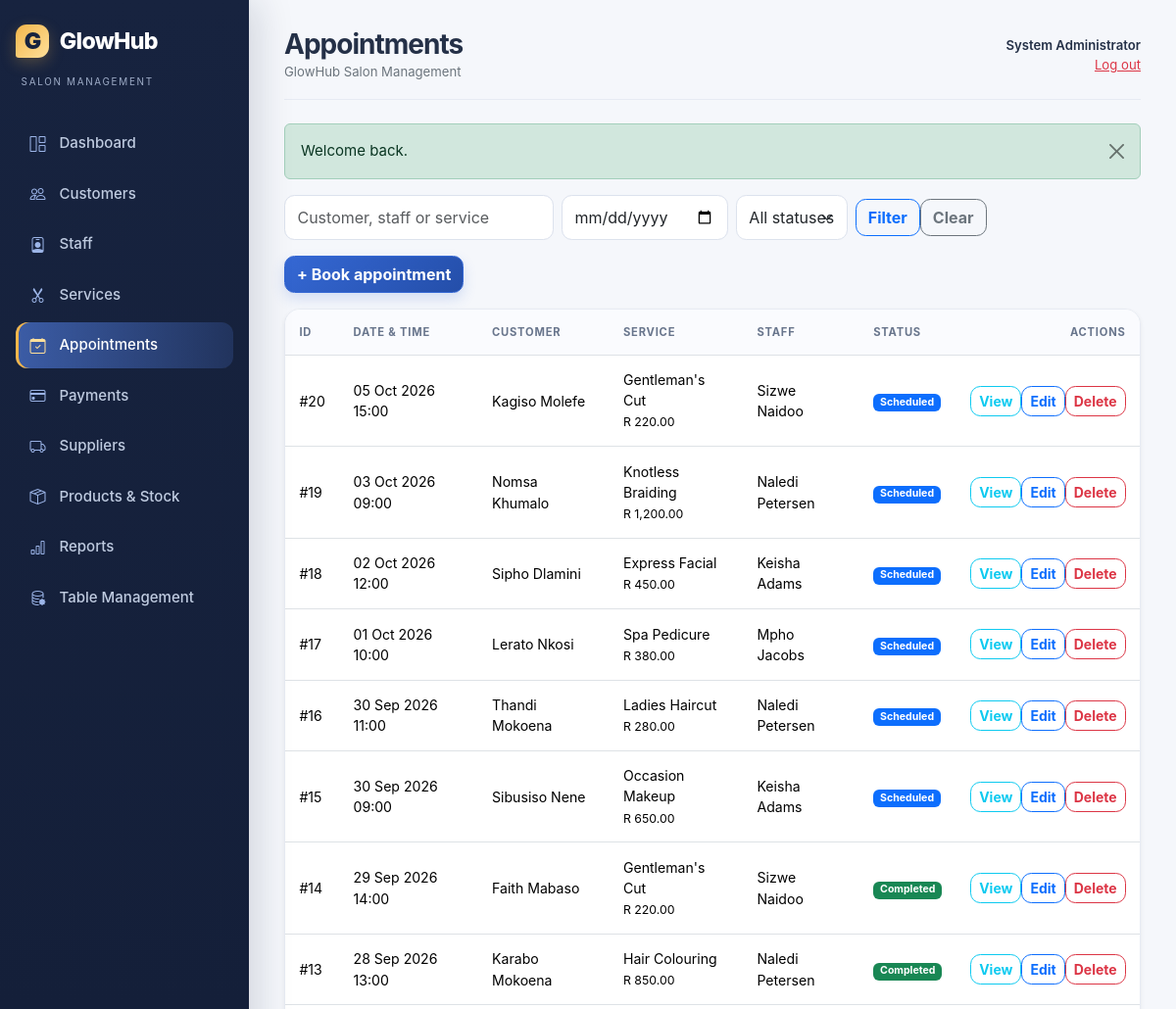
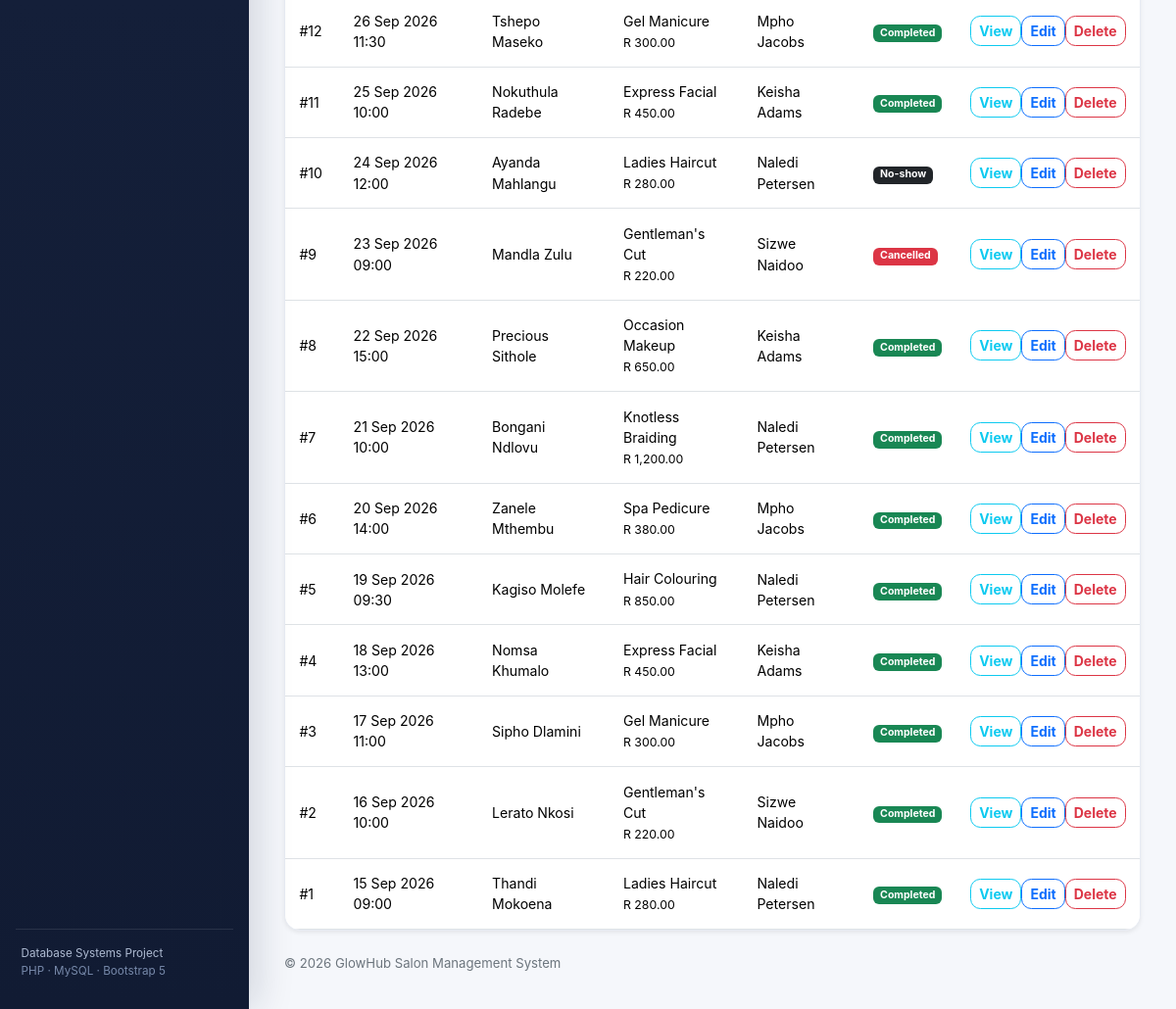
The page /appointments/index.php (signed in) on the database its author committed (2 pictures, top to bottom).
### tables this page shows
CREATE TABLE appointments (
    appointment_id INT UNSIGNED AUTO_INCREMENT PRIMARY KEY,
    customer_id INT UNSIGNED NOT NULL,
    staff_id INT UNSIGNED NOT NULL,
    service_id INT UNSIGNED NOT NULL,
    appointment_date DATE NOT NULL,
    appointment_time TIME NOT NULL,
    status ENUM('Scheduled', 'Completed', 'Cancelled', 'No-show') NOT NULL DEFAULT 'Scheduled',
    notes VARCHAR(500) NULL,
    service_price DECIMAL(10,2) NOT NULL,
    created_at TIMESTAMP NOT NULL DEFAULT CURRENT_TIMESTAMP,
    INDEX idx_appointments_schedule (staff_id, appointment_date, appointment_time),
    INDEX idx_appointments_customer (customer_id),
    INDEX idx_appointments_status_date (status, appointment_date),
    CONSTRAINT fk_appointments_customer
        FOREIGN KEY (customer_id) REFERENCES customers(customer_id)
        ON UPDATE CASCADE ON DELETE RESTRICT,
    CONSTRAINT fk_appointments_staff
        FOREIGN KEY (staff_id) REFERENCES staff(staff_id)
        ON UPDATE CASCADE ON DELETE RESTRICT,
    CONSTRAINT fk_appointments_service
        FOREIGN KEY (service_id) REFERENCES services(service_id)
        ON UPDATE CASCADE ON DELETE RESTRICT,
    CONSTRAINT chk_appointment_price CHECK (service_price >= 0)
);

CREATE TABLE services (
    service_id INT UNSIGNED AUTO_INCREMENT PRIMARY KEY,
    service_name VARCHAR(100) NOT NULL UNIQUE,
    description VARCHAR(500) NULL,
    duration_minutes SMALLINT UNSIGNED NOT NULL,
    price DECIMAL(10,2) NOT NULL,
    status ENUM('Active', 'Inactive') NOT NULL DEFAULT 'Active',
    created_at TIMESTAMP NOT NULL DEFAULT CURRENT_TIMESTAMP,
    CONSTRAINT chk_service_duration CHECK (duration_minutes BETWEEN 5 AND 600),
    CONSTRAINT chk_service_price CHECK (price >= 0)
);

### appointments/index.php (called while the page is built, shortened)
<?php
require_once __DIR__ . '/../includes/appointment_module.php';

### config/database.php (called while the page is built, shortened)
<?php
function db(): PDO
{
    static $pdo = null;
    if ($pdo instanceof PDO) {
        return $pdo;
    }
    $dsn = 'mysql:host=' . DB_HOST . ';dbname=' . DB_NAME . ';charset=utf8mb4';
    try {
        $pdo = new PDO($dsn, DB_USER, DB_PASS, [
            PDO::ATTR_ERRMODE => PDO::ERRMODE_EXCEPTION,
            PDO::ATTR_DEFAULT_FETCH_MODE => PDO::FETCH_ASSOC,
            PDO::ATTR_EMULATE_PREPARES => false,
        ]);
    } catch (PDOException $exception) {
        http_response_code(503);
        exit('Database connection is unavailable. Please start MySQL and import database/salon_management.sql.');
    }
    return $pdo;
}

### includes/appointment_module.php (the view, shortened to what this page needs)
    <?php require __DIR__ . '/footer.php'; exit;
$search = trim((string) ($_GET['q'] ?? '')); $statusFilter = trim((string) ($_GET['status'] ?? '')); $dateFilter = trim((string) ($_GET['date'] ?? ''));
$sql = "SELECT a.*, CONCAT(c.first_name, ' ', c.last_name) customer_name, s.service_name, CONCAT(st.first_name, ' ', st.last_name) staff_name FROM appointments a JOIN customers c ON c.customer_id=a.customer_id JOIN services s ON s.service_id=a.service_id JOIN staff st ON st.staff_id=a.staff_id";
$where=[]; $params=[];
if ($where) $sql.=' WHERE '.implode(' AND ', $where); $sql.=' ORDER BY a.appointment_date DESC, a.appointment_time DESC'; $rows=all_rows($sql,$params);
$page_title='Appointments'; require __DIR__ . '/header.php';
?>
<div class="d-flex flex-wrap justify-content-between align-items-center gap-3 mb-3"><form method="get" class="row g-2 align-items-center"><div class="col-auto"><input class="form-control" name="q" value="<?= e($search) ?>" placeholder="Customer, staff or service"></div><div class="col-auto"><input class="form-control" type="date" name="date" value="<?= e($dateFilter) ?>"></div><div class="col-auto"><select class="form-select" name="status"><option value="">All statuses</option><?php foreach(['Scheduled','Completed','Cancelled','No-show'] as $status): ?><option <?= $statusFilter===$status?'selected':'' ?>><?= e($status) ?></option><?php endforeach; ?></select></div><div class="col-auto"><button class="btn btn-outline-primary">Filter</button><a class="btn btn-outline-secondary" href="<?= e(app_url('appointments/index.php')) ?>">Clear</a></div></form><a class="btn btn-primary" href="<?= e(app_url('appointments/add.php')) ?>">+ Book appointment</a></div>
<div class="card shadow-sm table-card"><div class="table-responsive"><table class="table table-hover align-middle mb-0"><thead><tr><th>ID</th><th>Date & time</th><th>Customer</th><th>Service</th><th>Staff</th><th>Status</th><th class="text-end">Actions</th></tr></thead><tbody><?php if(!$rows): ?><tr><td colspan="7" class="text-center py-4 text-secondary">No appointments found.</td></tr><?php endif; ?><?php foreach($rows as $row): ?><tr><td>#<?= (int)$row['appointment_id'] ?></td><td><?= e(date('d M Y H:i',strtotime($row['appointment_date'].' '.$row['appointment_time']))) ?></td><td><?= e($row['customer_name']) ?></td><td><?= e($row['service_name']) ?><br><small><?= money($row['service_price']) ?></small></td><td><?= e($row['staff_name']) ?></td><td><?= status_badge($row['status']) ?></td><td class="text-end text-nowrap"><a class="btn btn-sm btn-outline-info" href="<?= e(app_url('appointments/view.php?id='.$row['appointment_id'])) ?>">View</a><a class="btn btn-sm btn-outline-primary" href="<?= e(app_url('appointments/edit.php?id='.$row['appointment_id'])) ?>">Edit</a><form class="d-inline" method="post" action="<?= e(app_url('appointments/delete.php')) ?>"><input type="hidden" name="appointment_id" value="<?= (int)$row['appointment_id'] ?>"><?= csrf_input() ?><button class="btn btn-sm btn-outline-danger" data-confirm="Delete this appointment? Linked payment records will also be removed.">Delete</button></form></td></tr><?php endforeach; ?></tbody></table></div></div>
<?php require __DIR__ . '/footer.php';

### includes/functions.php (shortened to what this page needs)
<?php
require_once __DIR__ . '/../config/database.php';
function app_url(string $path = ''): string
{
    return rtrim(APP_BASE_URL, '/') . ($path === '' ? '/' : '/' . ltrim($path, '/'));
}
function e(mixed $value): string
{
    return htmlspecialchars((string) $value, ENT_QUOTES, 'UTF-8');
}
function display_flashes(): void
{
    foreach ($_SESSION['flash'] as $flash) {
        $type = in_array($flash['type'], ['success', 'danger', 'warning', 'info'], true) ? $flash['type'] : 'info';
        echo '<div class="alert alert-' . e($type) . ' alert-dismissible fade show" role="alert">'
            . e($flash['message'])
            . '<button type="button" class="btn-close" data-bs-dismiss="alert" aria-label="Close"></button></div>';
    }
}
function money(float|string|int|null $amount): string
{
    return 'R ' . number_format((float) $amount, 2);
}
function all_rows(string $sql, array $params = []): array
{
    $statement = db()->prepare($sql);
    $statement->execute($params);
    return $statement->fetchAll();
}
function status_badge(string $status): string
{
    $classes = [
        'Scheduled' => 'primary', 'Completed' => 'success', 'Cancelled' => 'danger',
        'No-show' => 'dark', 'Paid' => 'success', 'Partially Paid' => 'warning',
        'Unpaid' => 'danger', 'Available' => 'success', 'Unavailable' => 'warning',
        'Inactive' => 'secondary', 'Active' => 'success',
    ];
    return '<span class="badge text-bg-' . ($classes[$status] ?? 'secondary') . '">' . e($status) . '</span>';
}

### assets/css/style.css (style rules this page uses)
:root { --ink: #243047; --navy: #17233f; --navy-2: #243862; --blue: #3568d4; --blue-dark: #244ea9; --sky: #66c9d8; --gold: #f3b64b; --rose: #df7894; --cream: #f5f7fb; --muted: #748097; --line: #e7ebf3; --shadow: 0 16px 40px rgba(31, 48, 85, .08); }
* { box-sizing: border-box; }
body { background: var(--cream); color: var(--ink); font-size: .94rem; font-family: Inter, ui-sans-serif, system-ui, -apple-system, BlinkMacSystemFont, "Segoe UI", sans-serif; }
a { color: var(--blue); }
.card { border: 1px solid var(--line); border-radius: 1rem; box-shadow: var(--shadow); overflow: hidden; }
.table-card .table { font-size: .88rem; }
.table-card .table thead th { background: #fafbfe; color: #68758c; font-size: .7rem; text-transform: uppercase; letter-spacing: .07em; border-bottom-width: 1px; white-space: nowrap; }
.table > :not(caption) > * > * { padding: .9rem; }
.form-control, .form-select { border-color: #dce2ed; border-radius: .65rem; padding: .65rem .78rem; }
.btn { border-radius: .65rem; font-weight: 650; }
.btn-primary { background: linear-gradient(135deg, var(--blue), var(--blue-dark)); border-color: var(--blue); box-shadow: 0 6px 14px rgba(53,104,212,.18); }

### rows shown on the page
appointments: appointment_id "20", appointment_date+appointment_time "05 Oct 2026 15:00", customer_name "Kagiso Molefe", service.service_name "Gentleman's Cut", service_price "R 220.00", staff_name "Sizwe Naidoo", status "Scheduled"
appointments: appointment_id "19", appointment_date+appointment_time "03 Oct 2026 09:00", customer_name "Nomsa Khumalo", service.service_name "Knotless Braiding", service_price "R 1,200.00", staff_name "Naledi Petersen", status "Scheduled"
appointments: appointment_id "18", appointment_date+appointment_time "02 Oct 2026 12:00", customer_name "Sipho Dlamini", service.service_name "Express Facial", service_price "R 450.00", staff_name "Keisha Adams", status "Scheduled"
appointments: appointment_id "17", appointment_date+appointment_time "01 Oct 2026 10:00", customer_name "Lerato Nkosi", service.service_name "Spa Pedicure", service_price "R 380.00", staff_name "Mpho Jacobs", status "Scheduled"
appointments: appointment_id "16", appointment_date+appointment_time "30 Sep 2026 11:00", customer_name "Thandi Mokoena", service.service_name "Ladies Haircut", service_price "R 280.00", staff_name "Naledi Petersen", status "Scheduled"
appointments: appointment_id "15", appointment_date+appointment_time "30 Sep 2026 09:00", customer_name "Sibusiso Nene", service.service_name "Occasion Makeup", service_price "R 650.00", staff_name "Keisha Adams", status "Scheduled"
appointments: appointment_id "14", appointment_date+appointment_time "29 Sep 2026 14:00", customer_name "Faith Mabaso", service.service_name "Gentleman's Cut", service_price "R 220.00", staff_name "Sizwe Naidoo", status "Completed"
appointments: appointment_id "13", appointment_date+appointment_time "28 Sep 2026 13:00", customer_name "Karabo Mokoena", service.service_name "Hair Colouring", service_price "R 850.00", staff_name "Naledi Petersen", status "Completed"
appointments: appointment_id "12", appointment_date+appointment_time "26 Sep 2026 11:30", customer_name "Tshepo Maseko", service.service_name "Gel Manicure", service_price "R 300.00", staff_name "Mpho Jacobs", status "Completed"
appointments: appointment_id "11", appointment_date+appointment_time "25 Sep 2026 10:00", customer_name "Nokuthula Radebe", service.service_name "Express Facial", service_price "R 450.00", staff_name "Keisha Adams", status "Completed"
appointments: appointment_id "10", appointment_date+appointment_time "24 Sep 2026 12:00", customer_name "Ayanda Mahlangu", service.service_name "Ladies Haircut", service_price "R 280.00", staff_name "Naledi Petersen", status "No-show"
appointments: appointment_id "9", appointment_date+appointment_time "23 Sep 2026 09:00", customer_name "Mandla Zulu", service.service_name "Gentleman's Cut", service_price "R 220.00", staff_name "Sizwe Naidoo", status "Cancelled"
appointments: appointment_id "8", appointment_date+appointment_time "22 Sep 2026 15:00", customer_name "Precious Sithole", service.service_name "Occasion Makeup", service_price "R 650.00", staff_name "Keisha Adams", status "Completed"
appointments: appointment_id "7", appointment_date+appointment_time "21 Sep 2026 10:00", customer_name "Bongani Ndlovu", service.service_name "Knotless Braiding", service_price "R 1,200.00", staff_name "Naledi Petersen", status "Completed"
appointments: appointment_id "6", appointment_date+appointment_time "20 Sep 2026 14:00", customer_name "Zanele Mthembu", service.service_name "Spa Pedicure", service_price "R 380.00", staff_name "Mpho Jacobs", status "Completed"
appointments: appointment_id "5", appointment_date+appointment_time "19 Sep 2026 09:30", customer_name "Kagiso Molefe", service.service_name "Hair Colouring", service_price "R 850.00", staff_name "Naledi Petersen", status "Completed"
appointments: appointment_id "4", appointment_date+appointment_time "18 Sep 2026 13:00", customer_name "Nomsa Khumalo", service.service_name "Express Facial", service_price "R 450.00", staff_name "Keisha Adams", status "Completed"
appointments: appointment_id "3", appointment_date+appointment_time "17 Sep 2026 11:00", customer_name "Sipho Dlamini", service.service_name "Gel Manicure", service_price "R 300.00", staff_name "Mpho Jacobs", status "Completed"
appointments: appointment_id "2", appointment_date+appointment_time "16 Sep 2026 10:00", customer_name "Lerato Nkosi", service.service_name "Gentleman's Cut", service_price "R 220.00", staff_name "Sizwe Naidoo", status "Completed"
appointments: appointment_id "1", appointment_date+appointment_time "15 Sep 2026 09:00", customer_name "Thandi Mokoena", service.service_name "Ladies Haircut", service_price "R 280.00", staff_name "Naledi Petersen", status "Completed"

### other values the page prints
$label "Dashboard"
$label "Customers"
$label "Staff"
$label "Services"
$label "Appointments"
$label "Payments"
$label "Suppliers"
$label "Products & Stock"
$label "Reports"
$label "Table Management"
$page_title "Appointments"
current_user()['full_name'] "System Administrator"
$flash['message'] "Welcome back."
